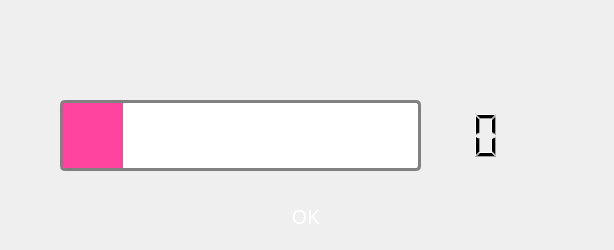
<?xml version="1.0" encoding="UTF-8"?>
<ui version="4.0">
 <class>LoveMeter</class>
 <widget class="QDialog" name="LoveMeter">
  <property name="geometry">
   <rect>
    <x>0</x>
    <y>0</y>
    <width>614</width>
    <height>250</height>
   </rect>
  </property>
  <property name="windowTitle">
   <string>Dialog</string>
  </property>
  <widget class="QLCDNumber" name="lcdNumber">
   <property name="geometry">
    <rect>
     <x>370</x>
     <y>100</y>
     <width>131</width>
     <height>71</height>
    </rect>
   </property>
   <property name="frameShape">
    <enum>QFrame::NoFrame</enum>
   </property>
  </widget>
  <widget class="QProgressBar" name="progressBar">
   <property name="geometry">
    <rect>
     <x>60</x>
     <y>100</y>
     <width>361</width>
     <height>71</height>
    </rect>
   </property>
   <property name="styleSheet">
    <string notr="true">QProgressBar {
     border: 3px solid grey;
     border-radius: 5px;

 }

 QProgressBar::chunk {
     background-color: #ff449f;
     width: 20px;
 }</string>
   </property>
   <property name="value">
    <number>17</number>
   </property>
   <property name="textVisible">
    <bool>false</bool>
   </property>
  </widget>
  <widget class="QLineEdit" name="lineEdit_compat">
   <property name="enabled">
    <bool>true</bool>
   </property>
   <property name="geometry">
    <rect>
     <x>60</x>
     <y>30</y>
     <width>491</width>
     <height>41</height>
    </rect>
   </property>
   <property name="font">
    <font>
     <family>Ageo</family>
     <pointsize>15</pointsize>
    </font>
   </property>
   <property name="styleSheet">
    <string notr="true">background:transparent;
color:darkblue</string>
   </property>
   <property name="frame">
    <bool>false</bool>
   </property>
   <property name="alignment">
    <set>Qt::AlignCenter</set>
   </property>
   <property name="readOnly">
    <bool>true</bool>
   </property>
   <property name="clearButtonEnabled">
    <bool>false</bool>
   </property>
  </widget>
  <widget class="QPushButton" name="pushButton">
   <property name="geometry">
    <rect>
     <x>230</x>
     <y>190</y>
     <width>151</width>
     <height>51</height>
    </rect>
   </property>
   <property name="font">
    <font>
     <family>Ageo</family>
     <pointsize>15</pointsize>
    </font>
   </property>
   <property name="styleSheet">
    <string notr="true">color:white</string>
   </property>
   <property name="text">
    <string>OK</string>
   </property>
   <property name="flat">
    <bool>true</bool>
   </property>
  </widget>
  <widget class="QLabel" name="label">
   <property name="geometry">
    <rect>
     <x>0</x>
     <y>0</y>
     <width>621</width>
     <height>251</height>
    </rect>
   </property>
   <property name="text">
    <string/>
   </property>
   <property name="pixmap">
    <pixmap resource="resources.qrc">:/new/prefix1/lovemeter.png</pixmap>
   </property>
  </widget>
  <zorder>label</zorder>
  <zorder>progressBar</zorder>
  <zorder>lineEdit_compat</zorder>
  <zorder>pushButton</zorder>
  <zorder>lcdNumber</zorder>
 </widget>
 <resources>
  <include location="resources.qrc"/>
 </resources>
 <connections>
  <connection>
   <sender>pushButton</sender>
   <signal>clicked()</signal>
   <receiver>LoveMeter</receiver>
   <slot>accept()</slot>
   <hints>
    <hint type="sourcelabel">
     <x>323</x>
     <y>213</y>
    </hint>
    <hint type="destinationlabel">
     <x>458</x>
     <y>211</y>
    </hint>
   </hints>
  </connection>
 </connections>
</ui>
